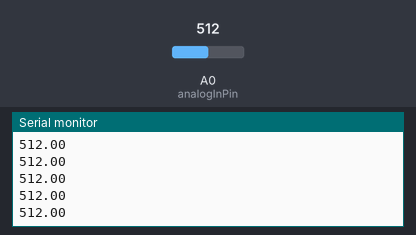
Simulated run of this sketch. Board: Arduino Uno, built with avr-gcc and run on an emulated ATmega328P. Parts: the last lines printed to the serial monitor. The inputs (shaded band) are chosen by the test bench; at power-on: A0 (analogInPin) = 512.

Above: at 1.2 s.
1.3 s: A0 (analogInPin) set to 716
At 2.0 s:
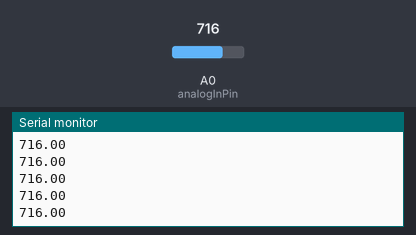
2.8 s: A0 (analogInPin) set to 900
At 3.8 s:
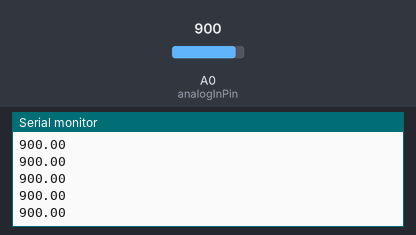
Timing chart, 0 to 5.8 s (numbered marks = the images above; inputs shaded):
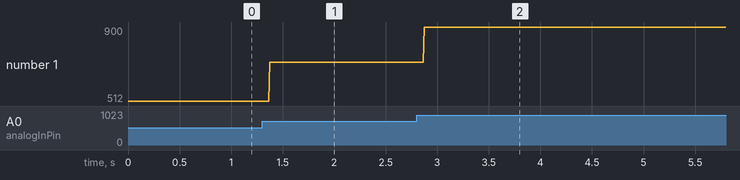

The sketch:

irSensor.ino
```cpp
// Pin definition
const float analogInPin = A0;  // Infrared sensor to Analog
float sensorVal = 0;        // value read from the infrared sensor
float v = 0;    // voltage output
float dist = 0;    // distance in cm

void setup() {
  Serial.begin(9600);
}

void loop() {

  sensorVal = analogRead(analogInPin);    // read analog in value
  v = sensorVal/200;   // convert to volts

  Serial.println(sensorVal);

  delay(2);   // wait 2ms before next loop for analog-digital converter to settle after last reading
}
```

Measured:
- after the input at 1.3 s, the serial monitor: prints a new line after 0.07 s (image 1)
- after the input at 2.8 s, the serial monitor: prints a new line after 0.07 s (image 2)
- plotted number 1: 512 → 716 after the input at 1.3 s, 716 → 900 after the input at 2.8 s
